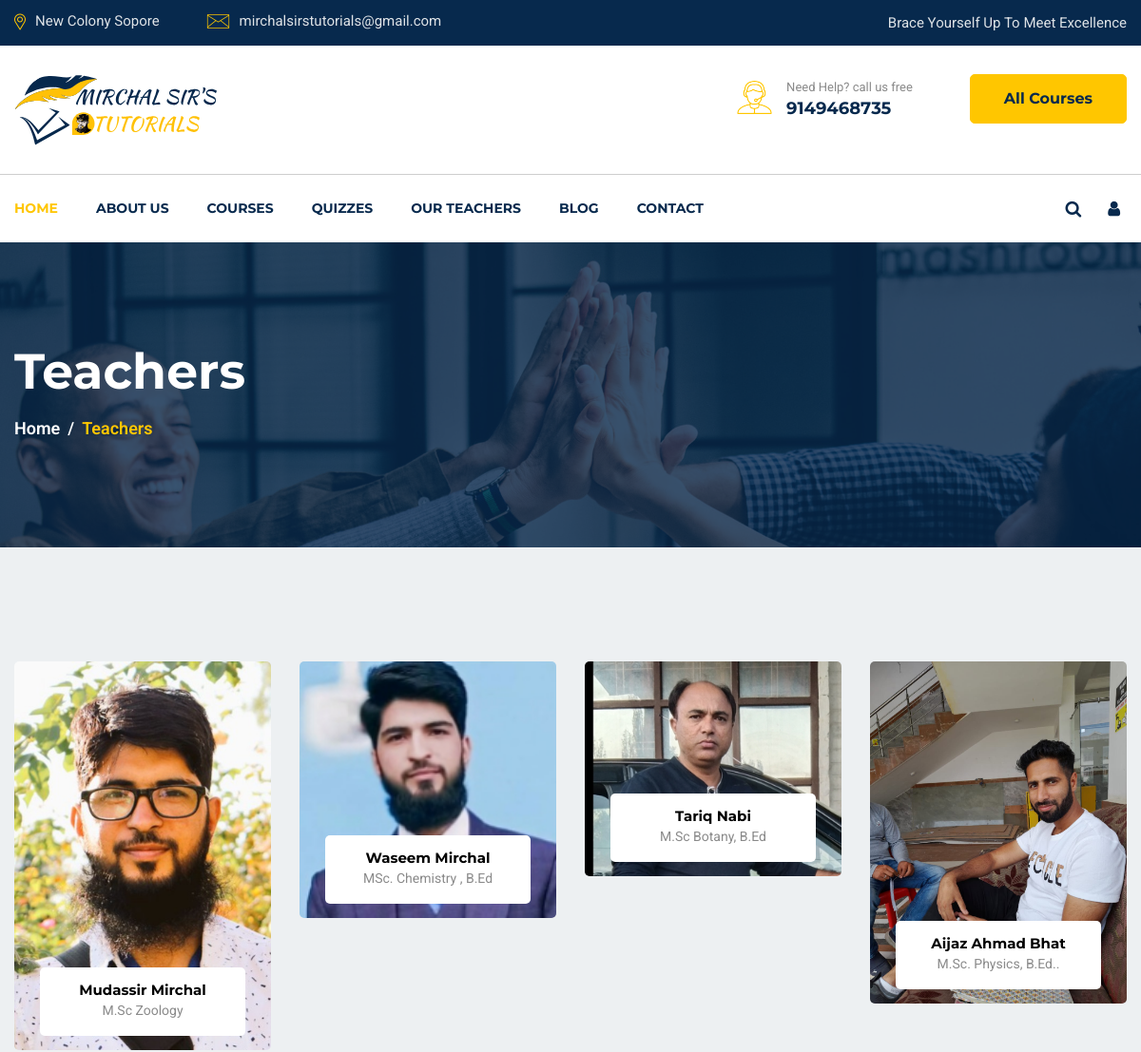
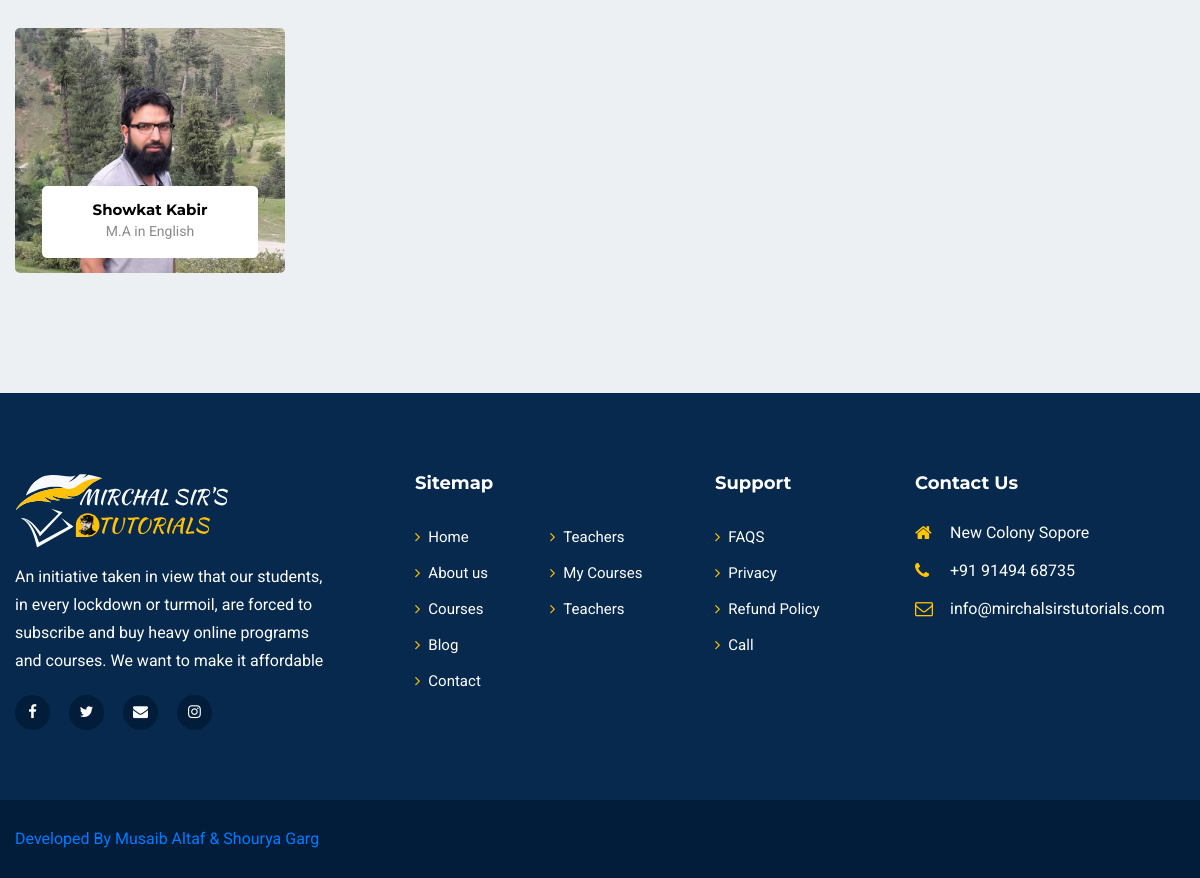
The page /teachers on the database its author committed (2 pictures, top to bottom).
### blog/courses/models/course.py (models this page shows, shortened)
class Teacher(models.Model):
    name = models.CharField(max_length = 100)
    qualification = models.CharField(max_length=100)
    bio = models.TextField()
    picture = models.ImageField(upload_to = "media")
    facebook = models.URLField(max_length=500, default = "https://facebook.com/")
    instagram = models.URLField(max_length=500, default = "https://instagram.com/")
    gmail = models.URLField(max_length=500, default = "https://gmail.com/")
    twitter = models.URLField(max_length=500, default = "https://twitter.com/")

### blog/courses/newviews.py (the view)
# urls.py: path('teachers', newviews.teachers , name = 'teachers'),
def teachers(request):
    teachers = Teacher.objects.all()
    context = {'teachers':teachers}
    return render(request, 'teachers.html', context)

### templates/teachers.html
{% extends 'basic.html' %}
{% load static %}
{% block body %}
    <section id="page-banner" class="pt-105 pb-110 bg_cover" data-overlay="8" style="background-image: url(/static/courses/images2/page-banner-1.jpg)">
        <div class="container">
            <div class="row">
                <div class="col-lg-12">
                    <div class="page-banner-cont">
                        <h2>Teachers</h2>
                        <nav aria-label="breadcrumb">
                            <ol class="breadcrumb">
                                <li class="breadcrumb-item"><a href="/">Home</a></li>
                                <li class="breadcrumb-item active" aria-current="page">Teachers</li>
                            </ol>
                        </nav>
                    </div>
                </div>
            </div>
        </div>
    </section>
    <section id="teachers-page" class="pt-90 pb-120 gray-bg">
        <div class="container">
           <div class="row">
               {% for t in teachers %}
               <div class="col-lg-3 col-sm-6">
                   <div class="singel-teachers mt-30 text-center">
                        <div class="image">
				<img src="/media/{{t.picture}}" alt="Teachers">
                        </div>
                        <div class="cont">
                            <a href="#"><h6>{{t.name}}</h6></a>
                            <span>{{t.qualification}}</span>
                        </div>
                    </div>
               </div>
               {% endfor %}
           </div>
        </div>
    </section>
    {% endblock body %}

### templates/basic.html (shortened to what this page needs)
<!doctype html>
{% load static %}
<html lang="en">
<head>
    <link rel="stylesheet" href="/static/courses/css2/slick.css">
    <link rel="stylesheet" href="/static/courses/css2/animate.css">
    <link rel="stylesheet" href="/static/courses/css2/nice-select.css">
    <link rel="stylesheet" href="/static/courses/css2/jquery.nice-number.min.css">
    <link rel="stylesheet" href="/static/courses/css2/magnific-popup.css">
    <link rel="stylesheet" href="/static/courses/css2/bootstrap.min.css">
    <link rel="stylesheet" href="/static/courses/css2/font-awesome.min.css">
    <link rel="stylesheet" href="/static/courses/css2/default.css">
    <link rel="stylesheet" href="/static/courses/css2/style.css">
    <link rel="stylesheet" href="/static/courses/css2/responsive.css">
</head>
<body>
    <header id="header-part">
        <div class="header-top d-none d-lg-block">
            <div class="container">
                <div class="row">
                    <div class="col-lg-6">
                        <div class="header-contact text-lg-left text-center">
                            <ul>
                                <li><img src="/static/courses/images2/all-icon/map.png" alt="icon"><span>New Colony Sopore</span></li>
                                <li><img src="/static/courses/images2/all-icon/email.png" alt="icon"><span>mirchalsirstutorials@gmail.com</span></li>
                            </ul>
                        </div>
                    </div>
                    <div class="col-lg-6">
                        <div class="header-opening-time text-lg-right text-center">
                            <p>Brace Yourself Up To Meet Excellence</p>
                        </div>
                    </div>
                </div>
            </div>
        </div>
        <div class="header-logo-support pt-30 pb-30">
            <div class="container">
                <div class="row">
                    <div class="col-lg-4 col-md-4">
                        <div class="logo">
                            <a href="/">
                                <img src="/static/courses/images2/logomir.svg" alt="Logo">
                            </a>
                        </div>
                    </div>
                    <div class="col-lg-8 col-md-8">
                        <div class="support-button float-right d-none d-md-block">
                            <div class="support float-left">
                                <div class="icon">
                                    <img src="/static/courses/images2/all-icon/support.png" alt="icon">
                                </div>
                                <div class="cont">
                                    <p>Need Help? call us free</p>
                                    <span>9149468735</span>
                                </div>
                            </div>
                            {% if request.user.is_authenticated %}
                            <div class="button float-left">
                                <a href="/my-courses" class="main-btn">My Courses</a>
                            </div>
                            {% else %}
                            <div class="button float-left">
                                <a href="/allcourses" class="main-btn">All Courses</a>
                            </div>
                            {% endif %}
                        </div>
                    </div>
                </div>
            </div>
        </div>
        <div class="navigation">
            <div class="container">
                <div class="row">
                    <div class="col-lg-10 col-md-10 col-sm-9 col-8">
                        <nav class="navbar navbar-expand-lg">
                            <div class="collapse navbar-collapse sub-menu-bar" id="navbarSupportedContent">
                                <ul class="navbar-nav mr-auto">
                                    <li class="nav-item">
                                        <a class="active" href="/">Home</a>
                                    </li>
                                    <li class="nav-item">
                                        <a href="/about">About us</a>
                                    </li>
                                    <li class="nav-item">
                                        <a href="/allcourses">Courses</a>
                                    </li>
                                    <li class="nav-item">
                                        <a href="/quizzes">Quizzes</a>
                                    </li>
                                    <li class="nav-item">
                                        <a href="/teachers">Our teachers</a>
                                    </li>
                                    <li class="nav-item">
                                        <a href="/blog">Blog</a>
                                    </li>
                                    <li class="nav-item">
                                        <a href="/contact">Contact</a>
                                    </li>
                                </ul>
                            </div>
                        </nav>
                    </div>
                    <div class="col-lg-2 col-md-2 col-sm-3 col-4">
                        <div class="right-icon text-right">
                            <ul>
                                <li><a href="#" id="search"><i class="fa fa-search"></i></a></li>
                                {% if request.user.is_authenticated %}
                                <li><a href="/profile"><i class="fa fa-user"></i></a></li>
                                {% else %}
                                <li><a href="/login"><i class="fa fa-user"></i></a></li>
                                {% endif %}
                            </ul>
                        </div>
                    </div>
                </div>
            </div>
        </div>
    </header>
{% block body %}{% endblock body %}
<footer id="footer-part">
    <div class="footer-top pt-40 pb-70">
        <div class="container">
            <div class="row">
                <div class="col-lg-4 col-md-6">
                    <div class="footer-about mt-40">
                        <div class="logo">
                            <a href="/"><img src="/static/courses/images2/whitelogo.svg" alt="Logo"></a>
                        </div>
                        <p>An initiative taken in view that our students, in every lockdown or turmoil, are forced to subscribe and buy heavy online programs and courses. We want to make it affordable</p>
                        <ul class="mt-20">
                            <li><a href="#"><i class="fa fa-facebook-f"></i></a></li>
                            <li><a href="#"><i class="fa fa-twitter"></i></a></li>
                            <li><a href="#"><i class="fa fa-envelope"></i></a></li>
                            <li><a href="#"><i class="fa fa-instagram"></i></a></li>
                        </ul>
                    </div>
                </div>
                <div class="col-lg-3 col-md-6 col-sm-6">
                    <div class="footer-link mt-40">
                        <div class="footer-title pb-25">
                            <h6>Sitemap</h6>
                        </div>
                        <ul>
                            <li><a href="/"><i class="fa fa-angle-right"></i>Home</a></li>
                            <li><a href="/about"><i class="fa fa-angle-right"></i>About us</a></li>
                            <li><a href="/allcourses"><i class="fa fa-angle-right"></i>Courses</a></li>
                            <li><a href="/blog"><i class="fa fa-angle-right"></i>Blog</a></li>
                            <li><a href="/contact"><i class="fa fa-angle-right"></i>Contact</a></li>
                        </ul>
                        <ul>
                            <li><a href="/teachers"><i class="fa fa-angle-right"></i>Teachers</a></li>
                            <li><a href="/my-courses"><i class="fa fa-angle-right"></i>My Courses</a></li>
                            <li><a href="/teachers"><i class="fa fa-angle-right"></i>Teachers</a></li>
                        </ul>
                    </div>
                </div>
                <div class="col-lg-2 col-md-6 col-sm-6">
                    <div class="footer-link support mt-40">
                        <div class="footer-title pb-25">
                            <h6>Support</h6>
                        </div>
                        <ul>
                            <li><a href="/faqs"><i class="fa fa-angle-right"></i>FAQS</a></li>
                            <li><a href="/blog/privacy"><i class="fa fa-angle-right"></i>Privacy</a></li>
                            <li><a href="/blog/policy"><i class="fa fa-angle-right"></i>Refund Policy</a></li>
                            <li><a href="tel:9149468735"><i class="fa fa-angle-right"></i>Call</a></li>
                        </ul>
                    </div>
                </div>
                <div class="col-lg-3 col-md-6">
                    <div class="footer-address mt-40">
                        <div class="footer-title pb-25">
                            <h6>Contact Us</h6>
                        </div>
                        <ul>
                            <li>
                                <div class="icon">
                                    <i class="fa fa-home"></i>
                                </div>
                                <div class="cont">
                                    <p>New Colony Sopore</p>
                                </div>
                            </li>
                            <li>
                                <div class="icon">
                                    <i class="fa fa-phone"></i>
                                </div>
                                <div class="cont">
                                    <p>+91 91494 68735</p>
                                </div>
                            </li>
                            <li>
                                <div class="icon">
                                    <i class="fa fa-envelope-o"></i>
                                </div>
                                <div class="cont">
                                    <p>info@mirchalsirstutorials.com</p>
                                </div>
                            </li>
                        </ul>
                    </div>
                </div>
            </div>
        </div>
    </div>
    <div class="footer-copyright pt-10 pb-25">
        <div class="container">
            <div class="row">
                <div class="col-md-8">
                    <div class="copyright text-md-left text-center pt-15">
			    <p><a target="_blank" href="https://instagram.com/mu.saibaltaf/"> Developed By Musaib Altaf&nbsp; </a><a target = "_blank" href = "https://instagram.com/shouryagarg1"> & Shourya Garg</a> </p>                    </div> </div>
                <div class="col-md-4">
                    <div class="copyright text-md-right text-center pt-15">
                    </div>
                </div>
            </div>
        </div>
    </div>
</footer>
</body>
</html>

### static/courses/css2/default.css (style rules this page uses)
.mt-20 { margin-top: 20px; }
.mt-30 { margin-top: 30px; }
.mt-40 { margin-top: 40px; }
.pt-10 { padding-top: 10px; }
.pt-15 { padding-top: 15px; }
.pt-30 { padding-top: 30px; }
.pt-40 { padding-top: 40px; }
.pt-90 { padding-top: 90px; }
.pt-105 { padding-top: 105px; }
.pb-25 { padding-bottom: 25px; }
.pb-30 { padding-bottom: 30px; }
.pb-70 { padding-bottom: 70px; }
.pb-110 { padding-bottom: 110px; }
.pb-120 { padding-bottom: 120px; }
.gray-bg { background: #edf0f2; }
[data-overlay] { position: relative; }
[data-overlay]::before { background: #07294d none repeat scroll 0 0; content: ""; height: 100%; left: 0; position: absolute; top: 0; width: 100%; z-index: 1; }
[data-overlay="8"]::before { opacity: 0.8; }

### rows shown on the page
Teacher: picture (picture), name "Mudassir Mirchal", qualification "M.Sc Zoology"
Teacher: picture (picture), name "Waseem Mirchal", qualification "MSc. Chemistry , B.Ed"
Teacher: picture (picture), name "Tariq Nabi", qualification "M.Sc Botany, B.Ed"
Teacher: picture (picture), name "Aijaz Ahmad Bhat", qualification "M.Sc. Physics, B.Ed.."
Teacher: picture (picture), name "Showkat Kabir", qualification "M.A in English"
